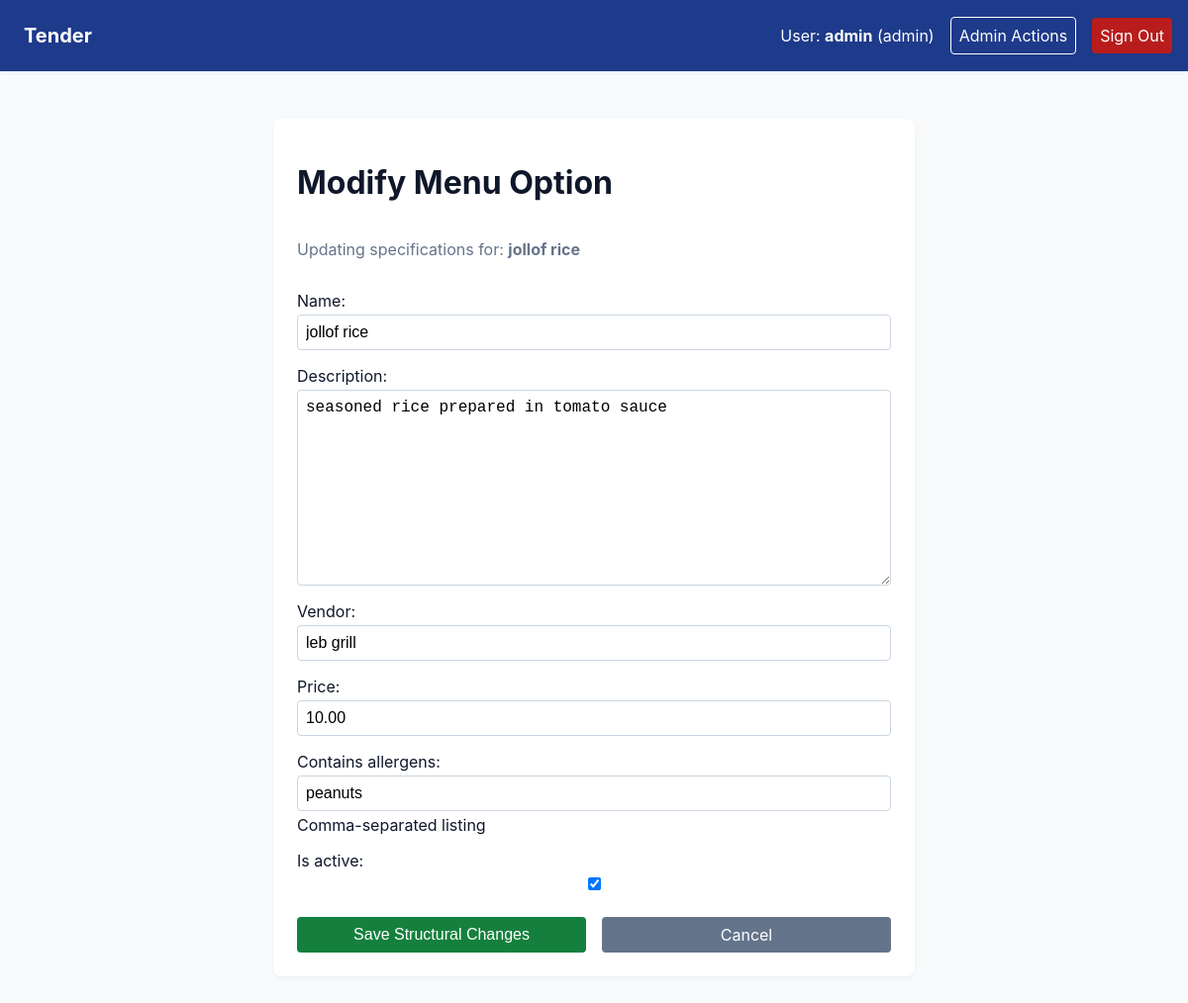
Before: /admin-management/edit/1/ (signed in) with the older database file.
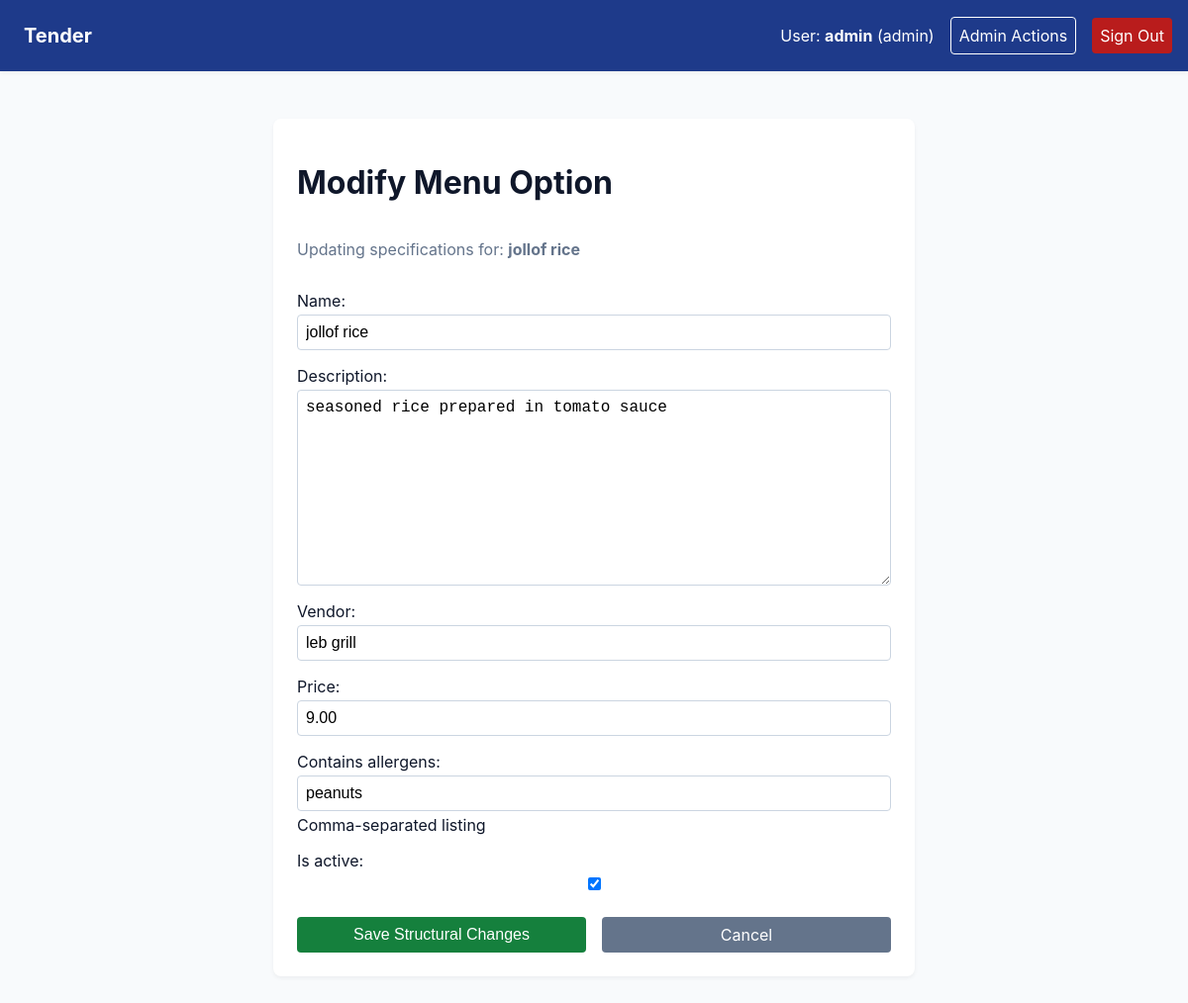
After: the same page with the newer database file.
### catering/models.py (models this page shows, shortened)
class MealOption(models.Model):
    name = models.CharField(max_length=100)
    description = models.TextField()
    vendor = models.CharField(max_length=100)
    price = models.DecimalField(max_digits=6, decimal_places=2)
    contains_allergens = models.CharField(max_length=200, blank=True, help_text="Comma-separated listing")
    is_active = models.BooleanField(default=True)

### catering/views.py (the view)
# urls.py: path('admin-management/edit/<int:meal_id>/', views.edit_meal, name='edit_meal'),
@login_required
def edit_meal(request, meal_id):
    if request.user.role != 'admin':
        messages.error(request, "Access Terminated: Insufficient administrative privileges.")
        return redirect('dashboard')
    meal = get_object_or_404(MealOption, id=meal_id)
    if request.method == 'POST':
        form = MealOptionForm(request.POST, instance=meal)
        if form.is_valid():
            form.save()
            messages.success(request, f"'{meal.name}' was modified successfully.")
            return redirect('admin_panel')
    else:
        form = MealOptionForm(instance=meal)
    return render(request, 'catering/edit_meal.html', {'form': form, 'meal': meal})

### catering/forms.py (shortened to what this page needs)
class MealOptionForm(forms.ModelForm):
    class Meta:
        model = MealOption
        fields = ['name', 'description', 'vendor', 'price', 'contains_allergens', 'is_active']

### catering/templates/catering/edit_meal.html (shortened to what this page needs)
{% extends 'catering/base.html' %}
{% block content %}
<div style="max-width: 600px; margin: 3rem auto;" class="ui-card">
    <h1>Modify Menu Option</h1>
    <p style="color: #64748b;">Updating specifications for: <strong>{{ meal.name }}</strong></p>
    <form method="post" novalidate>
        {{ form.as_p }}
        <div style="display: flex; gap: 1rem; margin-top: 1.5rem;">
            <button type="submit" class="ui-btn ui-btn-success" style="flex: 1;">Save Structural Changes</button>
            <a href="{% url 'admin_panel' %}" class="ui-btn" style="background-color: #64748b; text-align: center; flex: 1;">Cancel</a>
        </div>
    </form>
</div>
{% endblock %}

Changed rows visible on the page:
changed MealOption "jollof rice": price "10.00" → "9.00"
